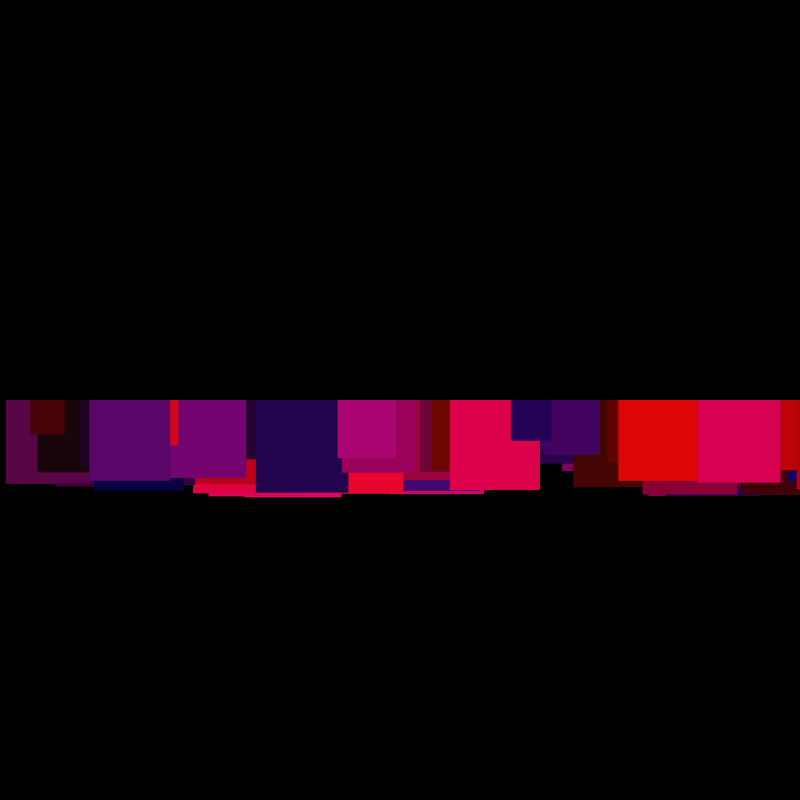
Frame 1 (no input)
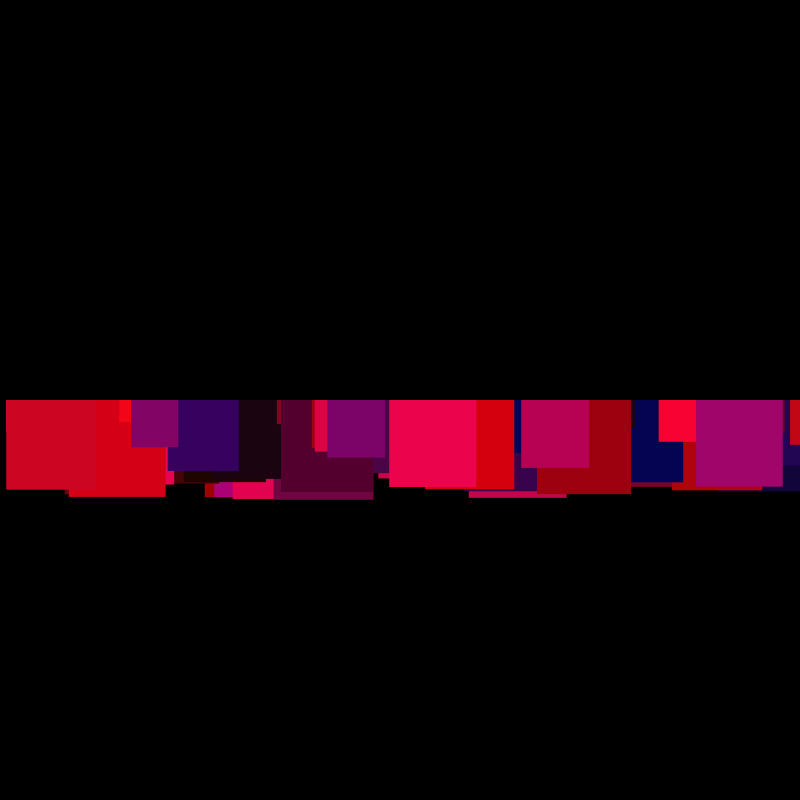
Frame 2 (the mouse pressed at the canvas centre, redrawn once)

The Processing sketch that drew these frames (run headless with seeded random() and noise(); the mouse was pressed at the canvas centre and the sketch redrawn once):

// Processing sketch: processing_58669
// ── processing_58669.pde

void setup(){
  size(800,800); // tamanho janela
  smooth(); // suavizar desenho
  noLoop(); // não repetir
  
}

void draw(){
  background(0); // cor fundo
  
  
  int totalObjectctos = 100; // total objectos
  
  for ( int i = 0; i < totalObjectctos; i = i +1){ // variavel e quantidade dos objectos
  
      float s = random(10);
      float r = random(250);
      float g = random(7);
      float b = random(120);
  
      float posX = random(0,800); // width
      float posY = random(400,100); // height
      
      float dis = random(20,100);
    
      strokeWeight(s);
      fill(r,g,b);
      rect(posX,posY,dis,dis);
      noStroke();
      
  }
  
}
